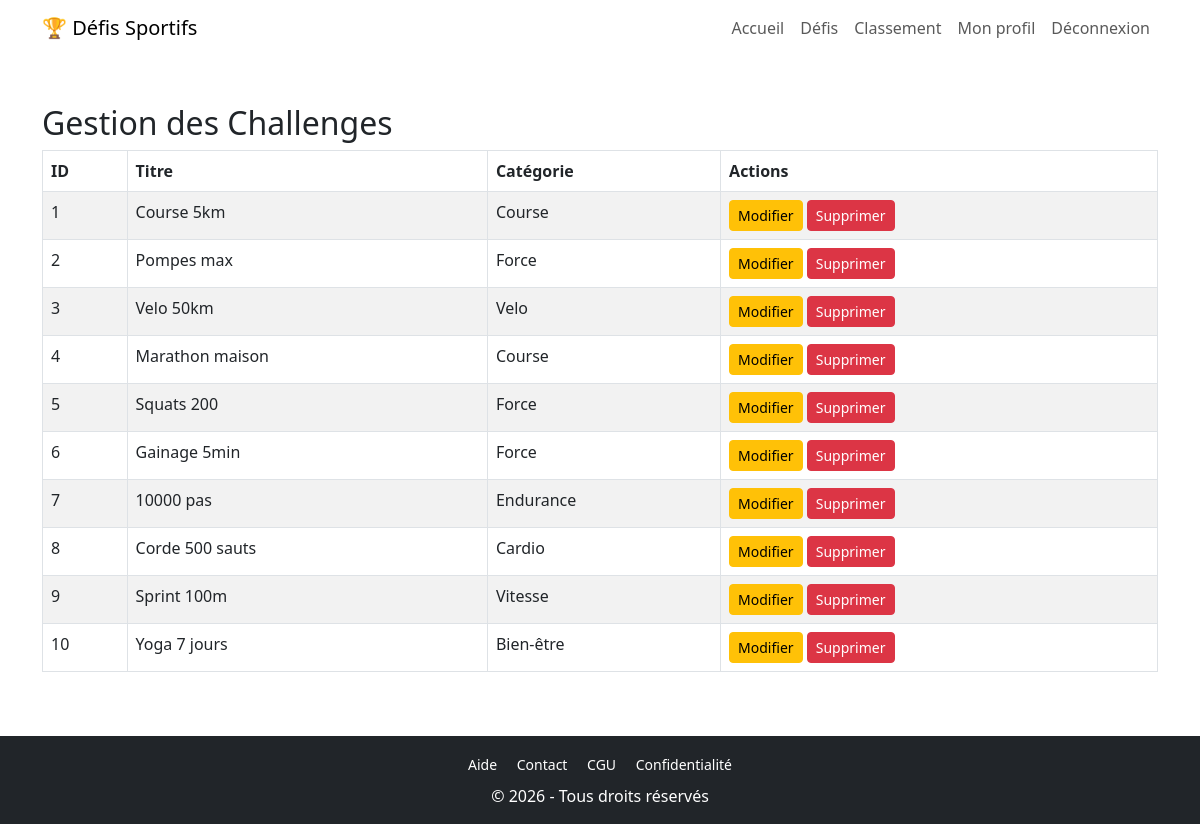
/admin/challenges.php (signed in), run on the app's committed database.
### tables this page shows
CREATE TABLE challenges (
    id INT AUTO_INCREMENT PRIMARY KEY,
    title VARCHAR(100) NOT NULL,
    category VARCHAR(100),
    description TEXT,
    rules TEXT,
    start_date DATE,
    end_date DATE,
    level VARCHAR(50),
    duration VARCHAR(20),
    image VARCHAR(255),
    created_at TIMESTAMP DEFAULT CURRENT_TIMESTAMP
);

### admin/challenges.php (the view, shortened to what this page needs)
<?php
include("../includes/header.php");
$stmt = $pdo->prepare("SELECT * FROM challenges");
$stmt->execute();
$challenges = $stmt->fetchAll();
?>
<div class="container mt-5">
    <h2>Gestion des Challenges</h2>
    <table class="table table-bordered table-striped">
        <thead>
            <tr>
                <th>ID</th>
                <th>Titre</th>
                <th>Catégorie</th>
                <th>Actions</th>
            </tr>
        </thead>
        <tbody>
            <?php foreach ($challenges as $challenge): ?>
    <tr>
        <td><?= $challenge['id'] ?></td>
        <td><?= htmlspecialchars($challenge['title']) ?></td>
        <td><?= htmlspecialchars($challenge['category']) ?></td>
        <td>
    <a href="edit_challenge.php?id=<?= $challenge['id'] ?>" class="btn btn-warning btn-sm">
        Modifier
    </a>
    <a href="delete_challenge.php?id=<?= $challenge['id'] ?>"
       class="btn btn-danger btn-sm"
       onclick="return confirm('Supprimer ce challenge ?')">
        Supprimer
    </a>
</td>
    </tr>
<?php endforeach; ?>
        </tbody>
    </table>
</div>
<?php include("../includes/footer.php"); ?>

### data on the page
challenges: id "1", title "Course 5km", category "Course"
challenges: id "2", title "Pompes max", category "Force"
challenges: id "3", title "Velo 50km", category "Velo"
challenges: id "4", title "Marathon maison", category "Course"
challenges: id "5", title "Squats 200", category "Force"
challenges: id "6", title "Gainage 5min", category "Force"
challenges: id "7", title "10000 pas", category "Endurance"
challenges: id "8", title "Corde 500 sauts", category "Cardio"
challenges: id "9", title "Sprint 100m", category "Vitesse"
challenges: id "10", title "Yoga 7 jours", category "Bien-être"
